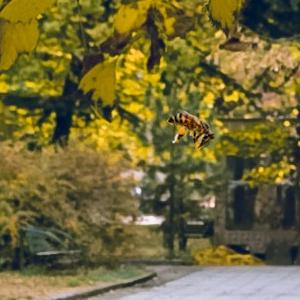
#> input picture Dataset/Cliente1/Bees/00000003.jpg, 300 x 300 px; its folder holds only this picture in this run
$ jupyter execute --allow-errors notebookb3d373854f.ipynb
#> lines starting #> are read from the running program, lines starting #| are printed output that depends on the picture
<h1 style="font-family:verdana;"> <center>🦋Insect Classification using Deep Convolutional Neural Networks and Transfer Learning</center> </h1>
<p><center style="color:#159364; font-family:cursive;">Thanks for visiting my notebook </center></p>

***

<center></center>

# 👋Thanks for Visting my Notebook
<div class="alert alert-block alert-info" style="font-size:14px; font-family:verdana;">
    📌 Feel free to fork or edit the notebook for your own convenience. If you liked the notebook, consider upvoting. It helps other people discover the notebook as well. Your support inspires me to produce more of these kernel.😊
</div>

# 🔬Insect Images Classification Overview
<p style="font-size:15px; font-family:verdana; line-height: 1.7em">In the advancements of Artificial Intelligence(AI) and further development of sophisticated deep learning models, the field of [Entomology](https://en.wikipedia.org/wiki/Entomology) has also its fair share of innovative potential. In this notebook, we are to create an image classification model that can detect insects of different classes using Transfer learning. An alternative notebook using YOLOv5 be found <a href='https://www.kaggle.com/code/vencerlanz09/insect-images-classification-using-yolov5'>here.</a></p>

# 💡Inspiration:
<p style="font-size:15px; font-family:verdana; line-height: 1.7em">I personally don't like insects that much, but I figured that it would be a great personal project to make a image classification algorithm using algorithm about such creatures.</p>

# ❗Author's Note:
<p style="font-size:15px; font-family:verdana; line-height: 1.7em">Make sure to run the cells from top to bottom with a `GPU accelerator`. There are some linux commands present in some cells so this is important to take into account. Also, any suggestions, comments and recommendations to improve the notebook will be highly appreciated. Cheers!</p>

<center></center>

# 🏗️Import Necessary Libraries

[cell 1]
#pip install --user ipykernel

[cell 2]
# Import Data Science Libraries
import numpy as np
import pandas as pd
import tensorflow as tf
from sklearn.model_selection import train_test_split
import itertools
import random

# Import visualization libraries
import matplotlib.pyplot as plt
import matplotlib.cm as cm
import cv2

# Tensorflow Libraries
from tensorflow import keras
from tensorflow.keras import layers,models
from keras_preprocessing.image import ImageDataGenerator
from keras.layers import Dense, Dropout
from tensorflow.keras.callbacks import Callback, EarlyStopping,ModelCheckpoint
from tensorflow.keras.optimizers import Adam
from tensorflow.keras.applications import MobileNetV2
from tensorflow.keras import Model
from tensorflow.keras.layers.experimental import preprocessing

# System libraries
from pathlib import Path
import os.path

# Metrics
from sklearn.metrics import classification_report, confusion_matrix

# 🤙Create helper functions

[cell 3]
### We create a bunch of helpful functions throughout the course.
### Storing them here so they're easily accessible.

import tensorflow as tf

# Create a function to import an image and resize it to be able to be used with our model
# [22 lines left out: function load_and_prep_image, not called in this run]

# Note: The following confusion matrix code is a remix of Scikit-Learn's
# plot_confusion_matrix function - https://scikit-learn.org/stable/modules/generated/sklearn.metrics.plot_confusion_matrix.html
import itertools
import matplotlib.pyplot as plt
import numpy as np
from sklearn.metrics import confusion_matrix

# Our function needs a different name to sklearn's plot_confusion_matrix
# [96 lines left out: functions make_confusion_matrix, pred_and_plot, not called in this run]

import datetime

# [17 lines left out: function create_tensorboard_callback, not called in this run]

# Plot the validation and training data separately
import matplotlib.pyplot as plt

# [73 lines left out: functions plot_loss_curves, compare_historys, not called in this run]

# Create function to unzip a zipfile into current working directory
# (since we're going to be downloading and unzipping a few files)
import zipfile

# [10 lines left out: function unzip_data, not called in this run]

# Walk through an image classification directory and find out how many files (images)
# are in each subdirectory.
import os

def walk_through_dir(dir_path):
  """
  Walks through dir_path returning its contents.

  Args:
    dir_path (str): target directory

  Returns:
    A print out of:
      number of subdiretories in dir_path
      number of images (files) in each subdirectory
      name of each subdirectory
  """
  for dirpath, dirnames, filenames in os.walk(dir_path):
    print(f"There are {len(dirnames)} directories and {len(filenames)} images in '{dirpath}'.")

# Function to evaluate: accuracy, precision, recall, f1-score
from sklearn.metrics import accuracy_score, precision_recall_fscore_support

# [19 lines left out: function calculate_results, not called in this run]

[cell 4]
#!wget https://raw.githubusercontent.com/mrdbourke/tensorflow-deep-learning/main/extras/helper_functions.py

# Import series of helper functions for our notebook
#from helper_functions import create_tensorboard_callback, plot_loss_curves, unzip_data, compare_historys, walk_through_dir, pred_and_plot

# 📥Load and transform data

[cell 5]
BATCH_SIZE = 32
IMAGE_SIZE = (300, 300)

[cell 6]
# Walk through each directory
dataset = "../input/insect-village-synthetic-dataset/Insect Classes"
walk_through_dir(dataset)

# 📅Placing data into a Dataframe
The first column `filepaths` contains the file path location of each individual images. The second column `labels`, on the other hand, contains the class label of the corresponding image from the file path

[cell 7]
image_dir = Path(dataset)

# Get filepaths and labels
filepaths = list(image_dir.glob(r'**/*.JPG')) + list(image_dir.glob(r'**/*.jpg')) + list(image_dir.glob(r'**/*.png')) + list(image_dir.glob(r'**/*.png'))

labels = list(map(lambda x: os.path.split(os.path.split(x)[0])[1], filepaths))

filepaths = pd.Series(filepaths, name='Filepath').astype(str)
labels = pd.Series(labels, name='Label')

# Concatenate filepaths and labels
image_df = pd.concat([filepaths, labels], axis=1)

[cell 8]
image_df

# 🔭Visualizing images from the dataset

#> (a cell that did not finish here is left out)

# 🧮Computing Error Rate Analysis

[cell 10]
def compute_ela_cv(path, quality):
    temp_filename = 'temp_file_name.jpeg'
    SCALE = 15
    orig_img = cv2.imread(path)
    orig_img = cv2.cvtColor(orig_img, cv2.COLOR_BGR2RGB)

    cv2.imwrite(temp_filename, orig_img, [cv2.IMWRITE_JPEG_QUALITY, quality])

    # read compressed image
    compressed_img = cv2.imread(temp_filename)

    # get absolute difference between img1 and img2 and multiply by scale
    diff = SCALE * cv2.absdiff(orig_img, compressed_img)
    return diff


# [18 lines left out: function convert_to_ela_image, not called in this run]


def random_sample(path, extension=None):
    if extension:
        items = Path(path).glob(f'*.{extension}')
    else:
        items = Path(path).glob(f'*')

    items = list(items)

    p = random.choice(items)
    return p.as_posix()

[cell 11]
# View random sample from the dataset
p = random_sample('../input/insect-village-synthetic-dataset/Insect Classes/Insect Classes/Bees')
orig = cv2.imread(p)
#> orig is the input picture: shape (300, 300, 3); mean B, G, R 54.9, 104.3, 114.2
orig = cv2.cvtColor(orig, cv2.COLOR_BGR2RGB) / 255.0
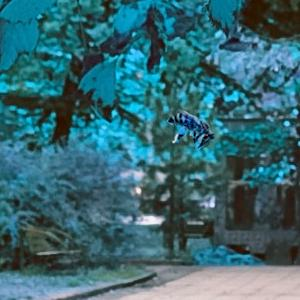
#> orig: shape (300, 300, 3) float64; mean B, G, R 0.448, 0.409, 0.215
init_val = 100
columns = 3
rows = 3

fig=plt.figure(figsize=(15, 10))
for i in range(1, columns*rows +1):
    quality=init_val - (i-1) * 8
    img = compute_ela_cv(path=p, quality=quality)
#> in compute_ela_cv, `diff = SCALE * cv2.absdiff(orig_img, compressed_img)`:
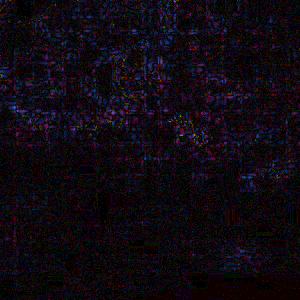
#> diff: shape (300, 300, 3); mean R, G, B 15.6, 9.1, 17
    if i == 1:
        img = orig.copy()
    ax = fig.add_subplot(rows, columns, i)
    ax.title.set_text(f'q: {quality}')
    plt.imshow(img)
plt.show()
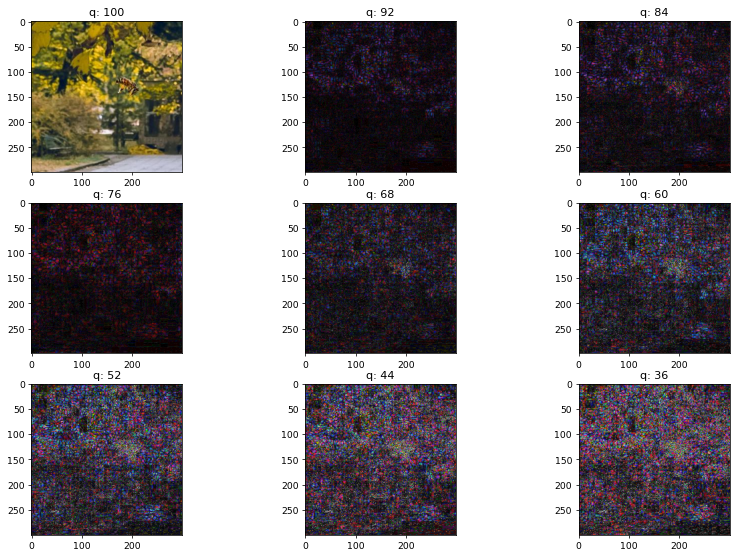
#> figure drawn by matplotlib, 9 panels; B, G, R data is drawn as R, G, B
